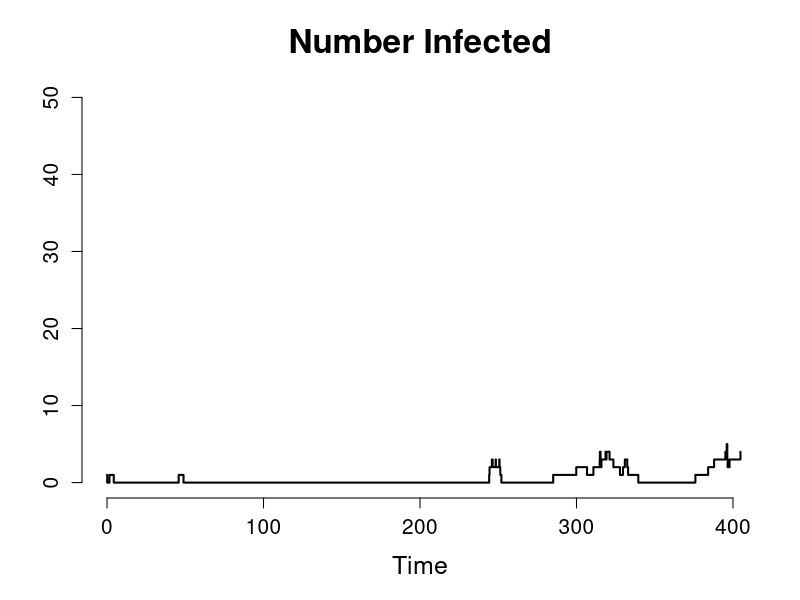
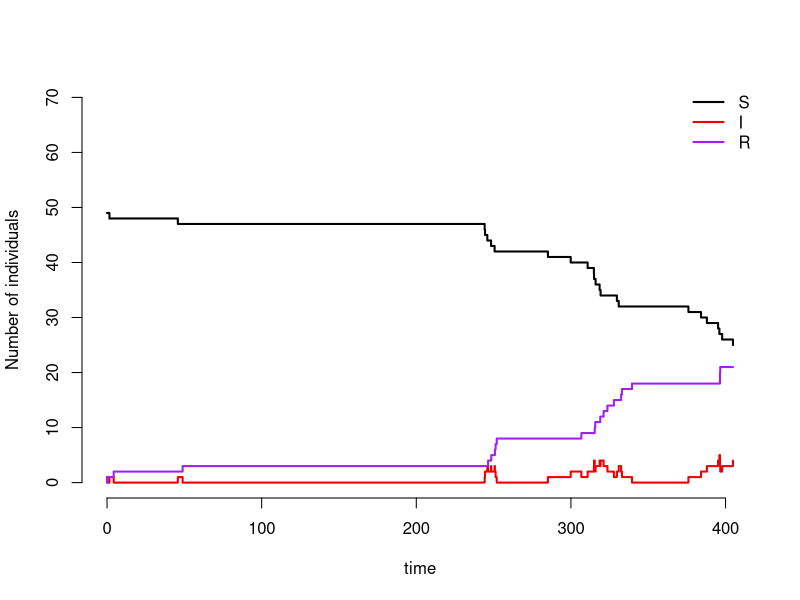

Here is the R script that generated these plots, in order:
## Stochastic SIR simulation with spillover introductions
## Clinic on Dynamical Approaches to Infectious Disease Data
## International Clinics on Infectious Disease Dynamics and Data Program
## University of Florida, Gainesville, FL, USA
##
## Rebecca Borchering, 2015, updated 2018
## Some Rights Reserved
## CC BY-NC 3.0 (http://creativecommons.org/licenses/by-nc/3.0/)

rm(list=ls())

N=50   # population size

# choose parameter values
parms=c(lambda=.02,      # spillover rate
				beta=.2,      	 # contact rate
				gamma=.1)        # recovery rate


# initiate counters
count.infections= 0
count.spillovers= 0

## Compartments:
## (S,I,R) = (susceptible, infectious,removed)

## Transitions:
## Event                           Change        										Rate
## Spillover (S)									 (S,I,R)->(S-1,I+1,R)							lambda*S/N
## Infection (S)                   (S,I,R)->(S-1,I+1,R)             beta*I*S/N
## Recovery/Removal (I)            (S,I,R)->(S,I-1,R+1)             gamma*I


event <- function(time,S,I,R,params){
	with(as.list(params),{
		
		# update rates
		rates <- c(spillover = ifelse(S>0,lambda*S/N,0), # no spillover infections if S depleted
							 infect = beta*I*S/N,
							 recover = gamma*I)
		
		totRate <- sum(rates)
		
		if(totRate==0){eventTime <- final.time}else{
			
			# calculate time until next event
			eventTime <- time+rexp(1,totRate)
			
			# choose type of event
			eventType <- sample(c("Spillover","Infect","Recover"),1,replace=F,prob=rates/totRate)
			
			# update compartments based on the event type
			switch(eventType,
						 "Spillover" = {
						 	S <- S-1
						 	I <- I+1
						 	count.spillovers = count.spillovers+1
						 },
						 "Infect" = {
						 	S <- S-1
						 	I <- I+1
						 	count.infections = count.infections+1
						 },
						 "Recover" = {
						 	I <- I-1
						 	R <- R+1
						 }
			)}
		
		return(data.frame(time=eventTime,S=S,I=I,R=R,
											count.spillovers=count.spillovers,count.infections = count.infections))
	})
}

simulateSIR <- function(t,y,params){
	with(as.list(y),{
		ts <- data.frame(time=0,S=round(S),I=round(I),R=round(R),
										 count.spillovers=0,count.infections=0)
		nextEvent <- ts
		while(nextEvent$time<final.time){
			nextEvent <- event(nextEvent$time,nextEvent$S,nextEvent$I,nextEvent$R,params)
			ts <- rbind(ts,nextEvent)
		}
		return(ts)
	})
}

final.time=400
parms=parms

# run the simulation
tsTest <- simulateSIR(final.time,c(S=N-1,I=1,R=0),parms)

# plot the infectious individuals over time
plot(tsTest$time,tsTest$I,type='s',main="Number Infected", ylim=c(0,N),xlim=c(0,final.time),bty="n",
		 xlab="Time",  ylab="", cex.main=2, cex.lab=1.5, cex.axis=1.25, lwd =2)

# plot all compartments over time
plot(tsTest$time,tsTest$S,type='s',ylim=c(0,N+20),bty="n",ylab="Number of individuals",xlab="time",lwd=2)
lines(tsTest$time,tsTest$I,type='s',col='red2',lwd=2)
lines(tsTest$time,tsTest$R,type='s',col='purple',lwd=2)
legend(x="topright",c("S","I","R"),
			 lty=1,col=c("black","red2","purple"),bty="n",lwd=2)

# print the total number of infections
sum(tsTest$count.infections)

# print the number of spillover events
sum(tsTest$count.spillovers)

